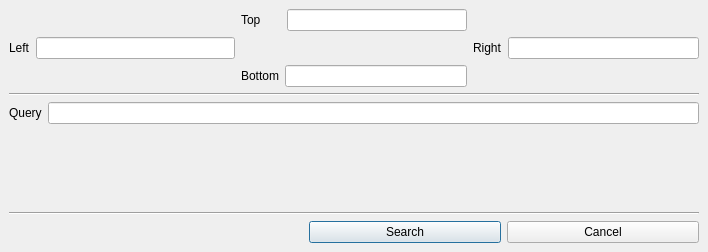
<?xml version="1.0" encoding="UTF-8"?>
<ui version="4.0">
 <class>DockWidget</class>
 <widget class="QDockWidget" name="DockWidget">
  <property name="geometry">
   <rect>
    <x>0</x>
    <y>0</y>
    <width>708</width>
    <height>252</height>
   </rect>
  </property>
  <property name="sizePolicy">
   <sizepolicy hsizetype="Expanding" vsizetype="Expanding">
    <horstretch>0</horstretch>
    <verstretch>0</verstretch>
   </sizepolicy>
  </property>
  <property name="windowTitle">
   <string>BBox</string>
  </property>
  <widget class="QWidget" name="dockWidgetContents">
   <property name="sizePolicy">
    <sizepolicy hsizetype="Expanding" vsizetype="Preferred">
     <horstretch>0</horstretch>
     <verstretch>0</verstretch>
    </sizepolicy>
   </property>
   <layout class="QGridLayout" name="gridLayout_4">
    <item row="0" column="0">
     <layout class="QGridLayout" name="gridLayout">
      <item row="2" column="0">
       <widget class="Line" name="line">
        <property name="orientation">
         <enum>Qt::Horizontal</enum>
        </property>
       </widget>
      </item>
      <item row="4" column="0">
       <widget class="Line" name="line_2">
        <property name="orientation">
         <enum>Qt::Horizontal</enum>
        </property>
       </widget>
      </item>
      <item row="1" column="0">
       <layout class="QGridLayout" name="bbox_layout">
        <property name="sizeConstraint">
         <enum>QLayout::SetMinimumSize</enum>
        </property>
        <property name="bottomMargin">
         <number>0</number>
        </property>
        <property name="horizontalSpacing">
         <number>6</number>
        </property>
        <item row="0" column="1">
         <layout class="QGridLayout" name="gridLayout_3">
          <property name="leftMargin">
           <number>0</number>
          </property>
          <item row="0" column="0">
           <widget class="QLabel" name="top_label">
            <property name="text">
             <string>Top      </string>
            </property>
            <property name="buddy">
             <cstring>top</cstring>
            </property>
           </widget>
          </item>
          <item row="0" column="1">
           <widget class="QLineEdit" name="top">
            <property name="readOnly">
             <bool>false</bool>
            </property>
           </widget>
          </item>
         </layout>
        </item>
        <item row="1" column="0">
         <layout class="QHBoxLayout" name="left_layout">
          <property name="bottomMargin">
           <number>0</number>
          </property>
          <item>
           <widget class="QLabel" name="left_label">
            <property name="text">
             <string>Left</string>
            </property>
            <property name="buddy">
             <cstring>left</cstring>
            </property>
           </widget>
          </item>
          <item>
           <widget class="QLineEdit" name="left">
            <property name="readOnly">
             <bool>false</bool>
            </property>
           </widget>
          </item>
         </layout>
        </item>
        <item row="1" column="2">
         <layout class="QHBoxLayout" name="right_layout">
          <item>
           <widget class="QLabel" name="right_label">
            <property name="text">
             <string>Right</string>
            </property>
            <property name="buddy">
             <cstring>right</cstring>
            </property>
           </widget>
          </item>
          <item>
           <widget class="QLineEdit" name="right">
            <property name="readOnly">
             <bool>false</bool>
            </property>
           </widget>
          </item>
         </layout>
        </item>
        <item row="0" column="0">
         <spacer name="horizontalSpacer_2">
          <property name="orientation">
           <enum>Qt::Horizontal</enum>
          </property>
          <property name="sizeHint" stdset="0">
           <size>
            <width>40</width>
            <height>20</height>
           </size>
          </property>
         </spacer>
        </item>
        <item row="1" column="1">
         <spacer name="horizontalSpacer_3">
          <property name="orientation">
           <enum>Qt::Horizontal</enum>
          </property>
          <property name="sizeHint" stdset="0">
           <size>
            <width>40</width>
            <height>20</height>
           </size>
          </property>
         </spacer>
        </item>
        <item row="2" column="1">
         <layout class="QHBoxLayout" name="bottom_layout">
          <property name="bottomMargin">
           <number>0</number>
          </property>
          <item>
           <widget class="QLabel" name="bottom_label">
            <property name="text">
             <string>Bottom</string>
            </property>
            <property name="buddy">
             <cstring>bottom</cstring>
            </property>
           </widget>
          </item>
          <item>
           <widget class="QLineEdit" name="bottom">
            <property name="readOnly">
             <bool>false</bool>
            </property>
           </widget>
          </item>
         </layout>
        </item>
        <item row="0" column="2">
         <spacer name="horizontalSpacer">
          <property name="orientation">
           <enum>Qt::Horizontal</enum>
          </property>
          <property name="sizeHint" stdset="0">
           <size>
            <width>40</width>
            <height>20</height>
           </size>
          </property>
         </spacer>
        </item>
        <item row="2" column="0">
         <spacer name="horizontalSpacer_5">
          <property name="orientation">
           <enum>Qt::Horizontal</enum>
          </property>
          <property name="sizeHint" stdset="0">
           <size>
            <width>40</width>
            <height>20</height>
           </size>
          </property>
         </spacer>
        </item>
        <item row="2" column="2">
         <spacer name="horizontalSpacer_6">
          <property name="orientation">
           <enum>Qt::Horizontal</enum>
          </property>
          <property name="sizeHint" stdset="0">
           <size>
            <width>40</width>
            <height>20</height>
           </size>
          </property>
         </spacer>
        </item>
       </layout>
      </item>
      <item row="3" column="0">
       <layout class="QFormLayout" name="formLayout_2">
        <property name="sizeConstraint">
         <enum>QLayout::SetNoConstraint</enum>
        </property>
        <property name="bottomMargin">
         <number>0</number>
        </property>
        <item row="0" column="0">
         <widget class="QLabel" name="query_label">
          <property name="text">
           <string>Query</string>
          </property>
         </widget>
        </item>
        <item row="0" column="1">
         <widget class="QLineEdit" name="query"/>
        </item>
       </layout>
      </item>
      <item row="5" column="0">
       <layout class="QGridLayout" name="gridLayout_2">
        <property name="bottomMargin">
         <number>0</number>
        </property>
        <item row="0" column="0">
         <spacer name="horizontalSpacer_4">
          <property name="orientation">
           <enum>Qt::Horizontal</enum>
          </property>
          <property name="sizeType">
           <enum>QSizePolicy::Preferred</enum>
          </property>
          <property name="sizeHint" stdset="0">
           <size>
            <width>300</width>
            <height>20</height>
           </size>
          </property>
         </spacer>
        </item>
        <item row="0" column="1">
         <widget class="QPushButton" name="search_button">
          <property name="text">
           <string>Search</string>
          </property>
          <property name="default">
           <bool>true</bool>
          </property>
         </widget>
        </item>
        <item row="0" column="2">
         <widget class="QPushButton" name="cancel_button">
          <property name="text">
           <string>Cancel</string>
          </property>
         </widget>
        </item>
       </layout>
      </item>
     </layout>
    </item>
   </layout>
  </widget>
 </widget>
 <resources/>
 <connections/>
</ui>
